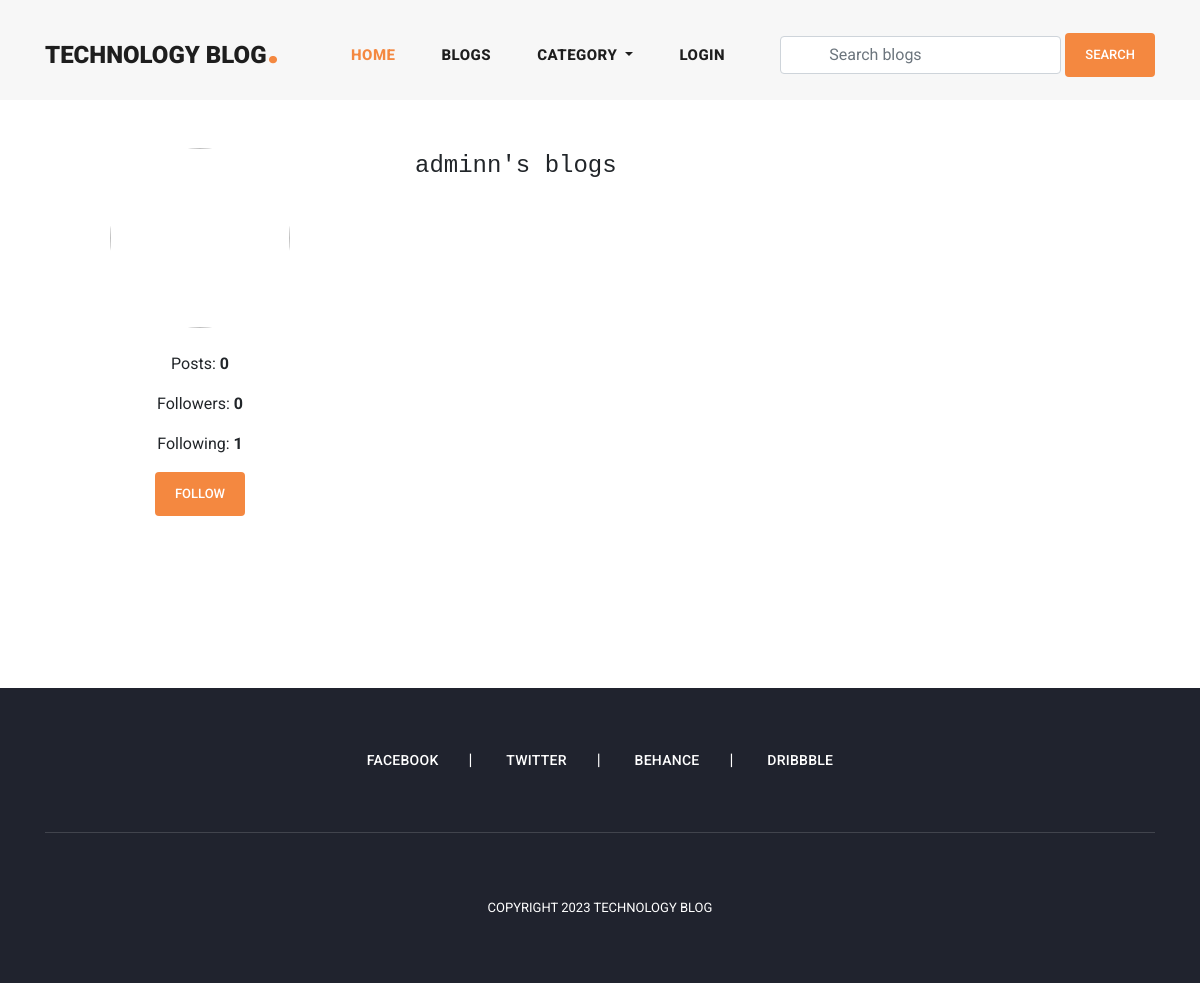
Screenshot of /view_user_information/adminn/ with the database file from the repository.
### user_profile/models.py (models this page shows, shortened)
class User(AbstractUser):
    email = models.EmailField(
        max_length=150,
        unique=True,
        error_messages={
            "unique": "The email must be unique"
        }
    )
    profile_image = models.ImageField(
        null=True,
        blank=True,
        upload_to="profile_images"
    )
    followers = models.ManyToManyField("Follow")
    REQUIRED_FIELDS = ["email"]
    objects = CustomUserManager()
    def get_profile_picture(self):
        url = ""
        try:
            url = self.profile_image.url
        except:
            url = ""
        return url

### user_profile/views.py (the view, shortened to what this page needs)
# urls.py: path('view_user_information/<str:username>/',
def view_user_information(request, username):
    account = get_object_or_404(User, username=username)
    following = False
    muted = None
    if following:
        queryset = followers.first()
        if queryset.muted:
            muted = True
        else:
            muted = False
    context = {
        "account": account,
        "following": following,
        "muted": muted
    }
    return render(request, "user_information.html", context)

### blog/context_processors.py (called while the page is built)
def get_all_categories(request):
    categories = Category.objects.all()
    context = {
        "categories": categories
    }
    return context

### user_profile/context_processors.py (called while the page is built, shortened)
def user_notifications(request):
    context = {}
    return context

### templates/user_information.html (shortened to what this page needs)
{% extends 'base.html' %}
{% load static %}
{% block content %}
<section class="profile">
    <div class="container-fluid">
        <div class="row py-5">
            <div class="col-md-4">
                <div class="text-center">
                    <img class="rounded rounded-circle profile-picture" src="{{account.get_profile_picture}}" alt="">
                    <ul class="text-center py-3">
                        <li class="py-2">
                            <span>Posts: <strong>{{account.user_blogs.count}}</strong></span>
                        </li>
                        <li class="py-2">
                            <span>Followers: <strong>{{account.user_followers.count}}</strong></span>
                        </li>
                        <li class="py-2">
                            <span>Following: <strong>{{account.user_follows.count}}</strong></span>
                        </li>
                        <li class="py-2">
                            {% if following %}
                            <a class="btn btn-primary text-decoration-none"
                                href="{% url 'follow_or_unfollow_user' account.id %}">Unfollow</a>
                            {% if muted %}
                            <a class="btn btn-primary text-decoration-none"
                                href="{% url 'mute_or_unmute_user' account.id %}">Unmute</a>
                            {% else %}
                            <a class="btn btn-primary text-decoration-none"
                                href="{% url 'mute_or_unmute_user' account.id %}">Mute</a>
                            {% endif %}
                            {% else %}
                            <a class="btn btn-primary text-decoration-none"
                                href="{% url 'follow_or_unfollow_user' account.id %}">Follow</a>
                            {% endif %}
                        </li>
                    </ul>
                </div>
            </div>
            <div class="row pt-1 mb-2">
                <div class="col-md-12 mb-2">
                    <h4 class="text-monospace text-center">{{account.username}}'s blogs</h4>
                </div>
                <div class="col-md-12">
                </div>
            </div>
        </div>
    </div>
</section>
{% endblock content %}

### assets/css/templatemo-stand-blog.css (style rules this page uses)
body { font-family: 'Roboto', sans-serif; overflow-x: hidden; text-rendering: optimizeLegibility; -webkit-font-smoothing: antialiased; -moz-osx-font-smoothing: grayscale; }
a { text-decoration: none !important; }
ul { padding: 0; margin: 0; list-style: none; }
h1, h2, h3, h4, h5, h6 { margin: 0px; }

### assets/css/main.css (style rules this page uses)
.btn-primary { display: inline-block; background-color: #f48840; color: #fff; font-size: 13px; font-weight: 500; padding: 12px 20px; text-transform: uppercase; transition: all .3s; border: none; outline: none; }
.profile-picture { max-width: 100%; width: 180px; height: 180px; }

### rows the page displays
User: user_blogs.count "0", user_followers.count "0", user_follows.count "1", username "adminn"
